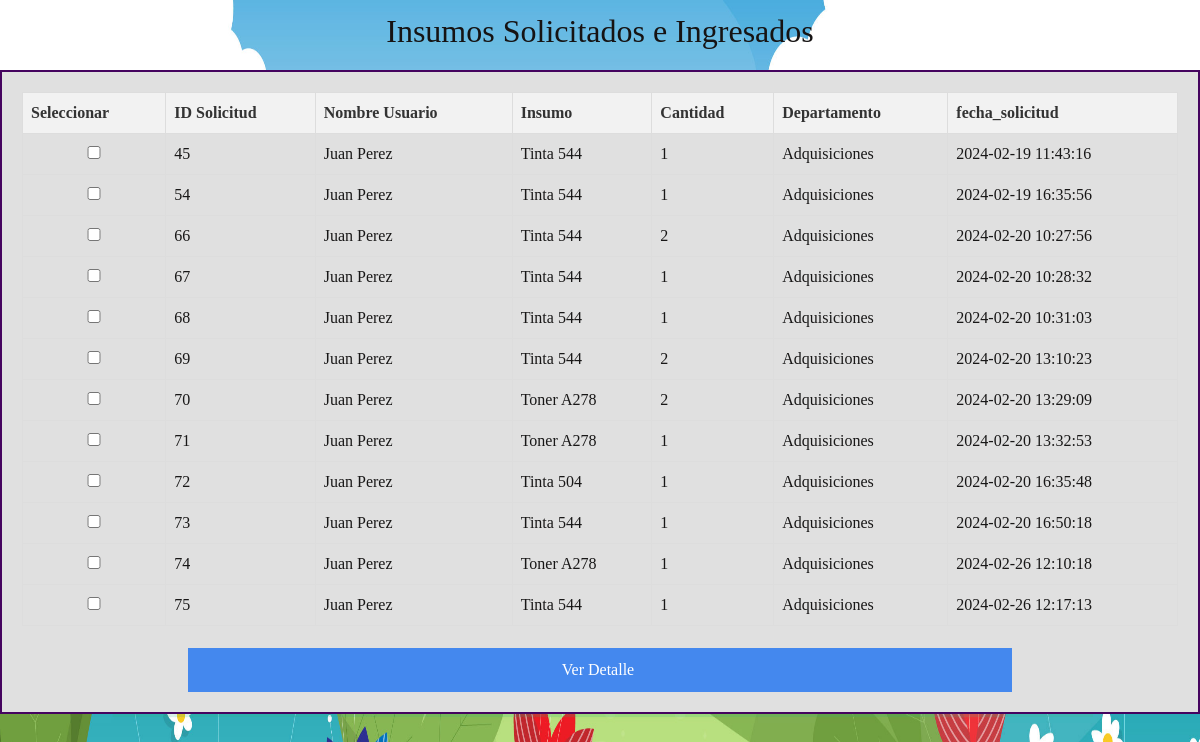
Screenshot of /admi_solicitud.php (signed in) with the database file from the repository.
### tables this page shows
CREATE TABLE `solicitud` (
  `id_solicitud` int(11) NOT NULL,
  `id_usuario` int(11) NOT NULL,
  `id_insumo` int(11) NOT NULL,
  `cantidad` int(11) NOT NULL,
  `fecha_solicitud` datetime DEFAULT NULL
);

CREATE TABLE `usuarios` (
  `id` int(11) NOT NULL,
  `nombre` text NOT NULL,
  `usuario` text NOT NULL,
  `contraseña` varchar(10) NOT NULL,
  `id_cargo` int(11) NOT NULL,
  `id_dpto` int(11) DEFAULT NULL
);

CREATE TABLE `insumo` (
  `id_insumo` int(11) NOT NULL,
  `nombre` varchar(150) NOT NULL,
  `especificaciones` varchar(150) NOT NULL,
  `cantidad` int(11) NOT NULL
);

CREATE TABLE `departamento` (
  `id_dpto` int(11) NOT NULL,
  `departamento` varchar(150) NOT NULL
);

### admi_solicitud.php (the view, shortened to what this page needs)
<?php
$host = "localhost";
$usuario = "root";
$clave = "";
$base_de_datos = "gestion";
$conexion = mysqli_connect($host, $usuario, $clave, $base_de_datos);
?>
<!DOCTYPE html>
<html lang="en">
<head>
    <link rel="stylesheet" href="css/style.css">
    <link href="https://cdn.jsdelivr.net/npm/bootstrap@5.1.3/dist/css/bootstrap.min.css" rel="stylesheet">
</head>
<body>
    <div>
        <h2>Insumos Solicitados e Ingresados</h2>
        <div>
            <from action="procesar_solicitud.php" method="post">
                <div class="sol-div">
                    <?php
                    $consultaInsumos = "SELECT s.id_solicitud, s.id_usuario, s.id_insumo, s.cantidad,s.fecha_solicitud, u.nombre AS nombreu, i.nombre AS nombre , d.departamento
                            FROM solicitud s
                            INNER JOIN usuarios u ON s.id_usuario = u.id
                            INNER JOIN insumo i ON s.id_insumo = i.id_insumo
                            INNER JOIN departamento d ON u.id_dpto = d.id_dpto WHERE u.id_dpto ";
                    $resultadoInsumos = mysqli_query($conexion, $consultaInsumos);
                    if ($resultadoInsumos && mysqli_num_rows($resultadoInsumos) > 0) {
                        echo "<table class='mi-tabla'>
                    <tr>
                        <th>Seleccionar</th>
                        <th>ID Solicitud</th>
                        <th>Nombre Usuario</th>
                        <th>Insumo</th>
                        <th>Cantidad</th>
                        <th>Departamento</th>
                        <th>fecha_solicitud</th>
                    </tr>";
                        while ($fila = mysqli_fetch_assoc($resultadoInsumos)) {
                            echo "<tr>
                        <td><input type='checkbox' name='seleccion[]' value='{$fila['id_solicitud']}'></td>
                        <td>{$fila['id_solicitud']}</td>
                        <td>{$fila['nombreu']}</td>
                        <td>{$fila['nombre']}</td>
                        <td>{$fila['cantidad']}</td>
                        <td>{$fila['departamento']}</td>
                        <td>{$fila['fecha_solicitud']}</td>
                    </tr>";
                        }
                        echo "</table>";
                    } else {
                        echo "No hay insumos solicitados e ingresados.";
                    }
                    ?>
                    <input type="submit" value="Ver Detalle ">
                </div>
        </div>
    </div>
</body>
</html>

### css/style.css (style rules this page uses)
* { padding: 0; margin: 0; font-family: century gothic; text-align: center; }
h2 { text-align: center; padding: 12px; color: rgb(22, 19, 19); }
input { border: 2px solid #f51313; width: 100%; padding: 10px; box-sizing: border-box; }
input[type="submit"] { background-color: #48e; color: #fff; width: calc(80% - 100px); margin: 0 10%; margin-top: 22px; border: none; }
input::placeholder { color: rgba(124, 124, 124, 0.5); }
body { background-image: url(../css/IMG/fondo.jpg); height: 100vh; overflow: hidden; background-size: cover; background-position: center; background-repeat: no-repeat; background-size: contain; background-size: auto; background-size: 100% 100%; }
.mi-tabla { width: 100%; border-collapse: collapse; }
.mi-tabla th, .mi-tabla td { border: 1px solid #dddddd; padding: 8px; text-align: left; border: 1px solid #dddddd; }
.mi-tabla th { background-color: #f2f2f2; }
.mi-tabla td { color: #181717; }
.sol-div { width: 100%; height: 100%; background-color: #e0e0e0; border: 2px solid #45045f; padding: 20px; color: #333; font-size: 16px; text-align: center; }

### rows the page displays
solicitud: id_solicitud "45", id_usuario.nombre "Juan Perez", id_insumo.nombre "Tinta 544", cantidad "1", departamento.departamento "Adquisiciones", fecha_solicitud "2024-02-19 11:43:16"
solicitud: id_solicitud "54", id_usuario.nombre "Juan Perez", id_insumo.nombre "Tinta 544", cantidad "1", departamento.departamento "Adquisiciones", fecha_solicitud "2024-02-19 16:35:56"
solicitud: id_solicitud "66", id_usuario.nombre "Juan Perez", id_insumo.nombre "Tinta 544", cantidad "2", departamento.departamento "Adquisiciones", fecha_solicitud "2024-02-20 10:27:56"
solicitud: id_solicitud "67", id_usuario.nombre "Juan Perez", id_insumo.nombre "Tinta 544", cantidad "1", departamento.departamento "Adquisiciones", fecha_solicitud "2024-02-20 10:28:32"
solicitud: id_solicitud "68", id_usuario.nombre "Juan Perez", id_insumo.nombre "Tinta 544", cantidad "1", departamento.departamento "Adquisiciones", fecha_solicitud "2024-02-20 10:31:03"
solicitud: id_solicitud "69", id_usuario.nombre "Juan Perez", id_insumo.nombre "Tinta 544", cantidad "2", departamento.departamento "Adquisiciones", fecha_solicitud "2024-02-20 13:10:23"
solicitud: id_solicitud "70", id_usuario.nombre "Juan Perez", id_insumo.nombre "Toner A278", cantidad "2", departamento.departamento "Adquisiciones", fecha_solicitud "2024-02-20 13:29:09"
solicitud: id_solicitud "71", id_usuario.nombre "Juan Perez", id_insumo.nombre "Toner A278", cantidad "1", departamento.departamento "Adquisiciones", fecha_solicitud "2024-02-20 13:32:53"
solicitud: id_solicitud "72", id_usuario.nombre "Juan Perez", id_insumo.nombre "Tinta 504", cantidad "1", departamento.departamento "Adquisiciones", fecha_solicitud "2024-02-20 16:35:48"
solicitud: id_solicitud "73", id_usuario.nombre "Juan Perez", id_insumo.nombre "Tinta 544", cantidad "1", departamento.departamento "Adquisiciones", fecha_solicitud "2024-02-20 16:50:18"
solicitud: id_solicitud "74", id_usuario.nombre "Juan Perez", id_insumo.nombre "Toner A278", cantidad "1", departamento.departamento "Adquisiciones", fecha_solicitud "2024-02-26 12:10:18"
solicitud: id_solicitud "75", id_usuario.nombre "Juan Perez", id_insumo.nombre "Tinta 544", cantidad "1", departamento.departamento "Adquisiciones", fecha_solicitud "2024-02-26 12:17:13"
